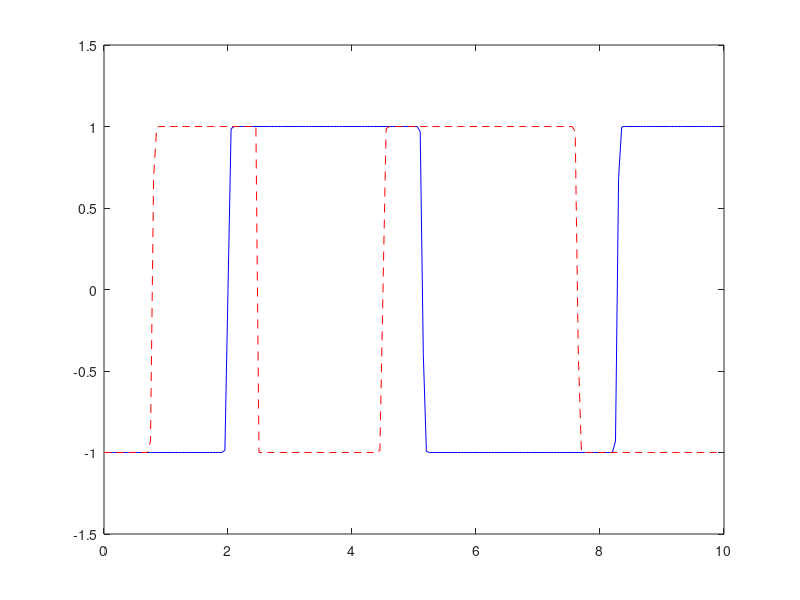

Source code (MATLAB):
           % Pure Advection
            % u = 0.5, s = 0,
            % Initial value  C02

clc
clear all
close all
format long

L = 10;
T = 5;
N = 200;

h = L / N;
x = [0 : h : L-h]';

c02 = @(x) (exp(100 * sin(x - 2)) - 1) ./ (exp(100 * sin(x - 2)) + 1);

c02hat = fft(c02(x));
fc02 = ifft(c02hat);

kk = [0 : N/2, (-N / 2 + 1) : -1]';
omega = 2 * pi / L;
omegak = kk * omega;

u = 0.5;
a1 = -u;

alphak = a1 * (omegak * j);

chat = c02hat .* exp(alphak * T);
Cadvection2 = ifft(chat);

plot(x, fc02,'b', x, Cadvection2, 'r--')
